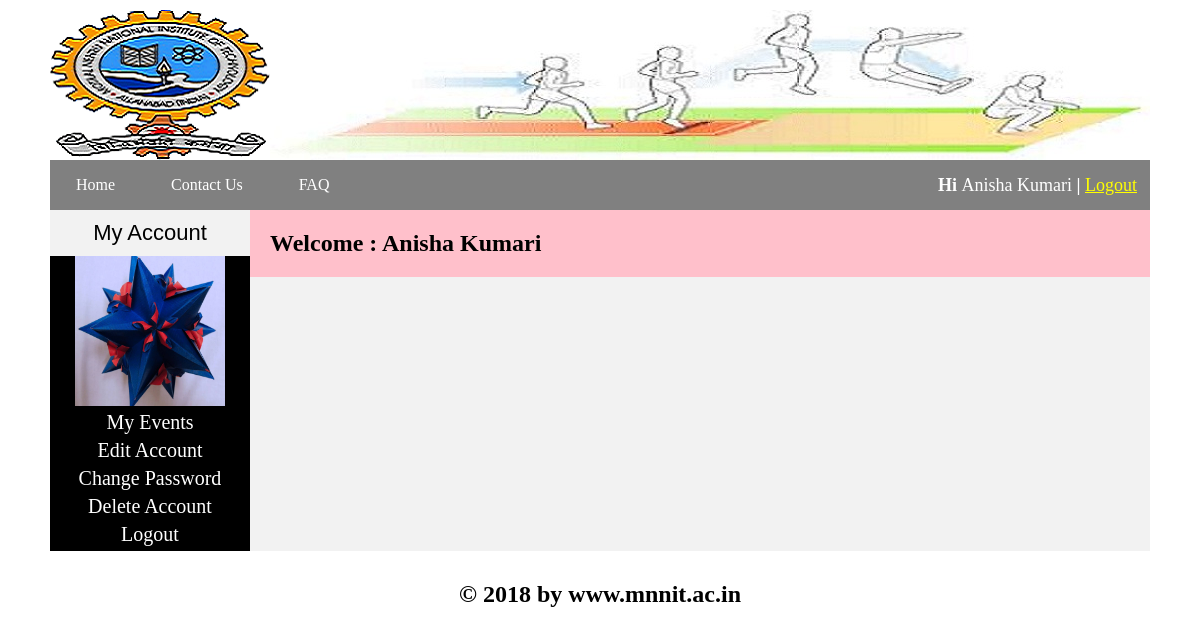
/old/myaccount.php (signed in), run on the app's committed database.
### tables this page shows
CREATE TABLE `user` (
  `user_id` int(10) NOT NULL,
  `user_ip` varchar(255) NOT NULL,
  `name` text NOT NULL,
  `reg_no` int(10) NOT NULL,
  `email` varchar(100) NOT NULL,
  `password` varchar(100) NOT NULL,
  `gender` varchar(10) NOT NULL,
  `institute` varchar(255) NOT NULL,
  `course` text NOT NULL,
  `branch` text NOT NULL,
  `contact` varchar(255) NOT NULL,
  `image` text NOT NULL
);

### old/myaccount.php (the view, shortened to what this page needs)
 <!DOCTYPE>
 <?php
	 include("includes/db.php");
 ?>
<html>
    <head>
		 <link rel="stylesheet" href="styles/style.css" media="all" />
	</head>
	<body>
		<div class="main_wrapper">
		     <div class="header_wrapper">
			       <img id="logo" src="images/logo.png" />
				   <img id="banner" src="images/ad_banner.jpg" />
			</div>
			 <div class="menubar">
				 <ul id="menu">
				    <li><a href="..\index.php">Home</a></li>
					<li><a href="..\contact_us.php">Contact Us</a></li>
					<li><a href="..\faq.php">FAQ</a></li>
				 </ul>
				 <div id="form">
				     <span style="float:right; font-size:18px; padding:5px; line-height:40px;">
					<?php
					if(isset($_SESSION['email'])){
						$user = $_SESSION['email'];
					 $get_name = "select * from user where email='$user'";
					 $run_name = mysqli_query($connect,$get_name);
					 $row_name=mysqli_fetch_array($run_name);
					 $user_name=$row_name['name'];
						echo "<b>Hi </b>" .  $user_name .  "<b>    |  </b>";
						echo "<a href='..\logout.php' style='color:yellow'>Logout</a>";
					}
					?>
				 </div>
			 </div>
			 <div class="content_wrapper">
			    <div id="sidebar">
					 <div id="sidebar_title">My Account</div>
					 <ul id="cats">
					 <?php
					 $user = $_SESSION['email'];
					 $get_img = "select * from user where email='$user'";
					 $run_img = mysqli_query($connect,$get_img);
					 $row_img=mysqli_fetch_array($run_img);
					 $user_img=$row_img['image'];
					 $name = $row_img['name'];
					 echo "<p style='text-align:center; '><img src='user_images/$user_img' width='150' height='150'/></p>";
					 ?>
					    <li><a href="my_account.php?my_events">My Events</a></li>
						<li><a href="my_account.php?edit_account">Edit Account</a></li>
						<li><a href="my_account.php?change_password">Change Password</a></li>
						<li><a href="my_account.php?delete_account">Delete Account</a></li>
						<li><a href="..\logout.php">Logout</a></li>
					 </ul>
			    </div>
			    <div id="content_area">
			  <?php
			    if(!isset($_GET['my_events'])){
				    if(!isset($_GET['edit_account'])){
						if(!isset($_GET['change_password'])){
							if(!isset($_GET['delete_account'])){
						         echo "<h2 style='padding:20px; '>Welcome :  $name </h2>";
					        }
						}
					}
				}
				  ?>
			    </div>
			 </div>
			 <div id="footer">
			    <h2 style="text-align:center; padding-top:30px" >&copy; 2018 by www.mnnit.ac.in</h2>
			 </div>
		</div>
	</body>
</html>

### styles/style.css (style rules this page uses)
html, body, div, span, applet, object, iframe, h1, h2, h3, h4, h5, h6, p, blockquote, pre, a, abbr, acronym, address, big, cite, code, del, dfn, em, img, ins, kbd, q, s, samp, small, strike, strong, sub, sup, tt, var, b, u, i, center, dl, dt, dd, ol, ul, li, fieldset, form, label, legend, table, caption, tbody, tfoot, thead, tr, th, td, article, aside, canvas, details, embed, figure, figcaption, footer, header, hgroup, menu, nav, output, ruby, section, summary, time, mark, audio, video { margin: 0; padding: 0; border: 0; vertical-align: baseline; }
body { background:white; }
.main_wrapper { width:1100px; height:auto; margin:auto; background:#f2f2f2; }
.header_wrapper { width:1100px; height:150px; margin:auto; margin-top:10px; }
.content_wrapper { height:auto; width:1100px; margin:auto; background:pink; }
.menubar { width:1100px; height:50px; background:gray; color:white; }
#logo { float:left; }
#banner { float:right; }
#content_area { width:900px; float:right; margin:auto; background:pink; }
#sidebar { width:200px; background:black; float:left; }
#footer { width:1100px; height:30px; background:white; clear:both; }
#menu { padding:0; margin:0; line-height:50px; float:left; }
#menu li { list-style:none; display:inline; }
#menu a { text-decoration:none; color:white; padding:8px; margin:5px; margin:18px; }
#form { float:right; padding-right:8px; line-height:50px; text-decoration:none; }
#sidebar_title { background:#f2f2f2; color:black; font-size:22px; font-family:arial; padding:10px; text-align:center; text-decoration:none; list-style:none; }
#cats { text-align:center; }
#cats li { list-style:none; margin:5px; }
#cats a { color:white; padding:8px; margin:5px; text-align:center; text-decoration:none; font-size:20px; font-family:comic Sans Ms; }

### data on the page
user: name "Anisha Kumari", image (picture)
